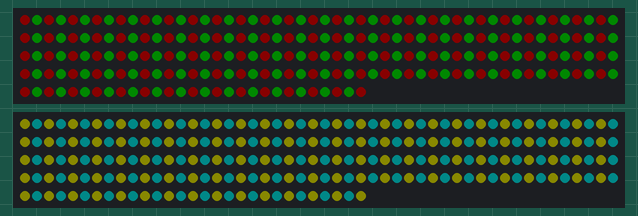
Recording of a sketch running on a simulated Arduino Uno, built with avr-gcc and run on an emulated ATmega328P. On the bench: 2 × 229 RGB LEDs in strip order, left to right, continuing on the next row. Dim RGB values are drawn brighter than linear.

Above: at 0.1 s.

The sketch:

doubleLEDtest.ino
```cpp
#include <Adafruit_NeoPixel.h>
#define PININIT        10
#define NUMPIXELS      229
#define BRIGHTNESS     10
#define SIGNAL 2

//Adafruit_NeoPixel pp[SIGNAL];
Adafruit_NeoPixel p1=Adafruit_NeoPixel(NUMPIXELS, PININIT, NEO_GRB + NEO_KHZ800);
Adafruit_NeoPixel p2=Adafruit_NeoPixel(NUMPIXELS, PININIT+1, NEO_GRB + NEO_KHZ800);


int loopCount=0;

void setup() {
  // put your setup code here, to run once:
  Serial.begin(9600);
  p1.begin();
  p2.begin();

  p1.setBrightness(BRIGHTNESS);
  p2.setBrightness(BRIGHTNESS);

  for(int i=0;i<NUMPIXELS;i++){
    p1.setPixelColor(i, p1.Color(0,0,0));
    p2.setPixelColor(i, p2.Color(0,0,0));
  }
  p1.show();
  p2.show();
  /*
  p.begin();
  for(int i=0;i<NUMPIXELS;i++){
    p.setPixelColor(i, p.Color(0,0,0));
  }
  p.show();
  p.setBrightness(BRIGHTNESS);
  */
}

void loop() {
  // put your main code here, to run repeatedly:
  /*
  for(int i=0;i<NUMPIXELS;i++){
    p.setPixelColor(i, p.Color(255,0,0));
  }
  p.show();
  */
  for(int j=1;j<=SIGNAL;j++){
    for(int i=0;i<NUMPIXELS;i++){
      if(j==1){
        if(i%2==0){
          whcich(j,i,255,0,0);
        }else{
          whcich(j,i,0,255,0);
        }
      }else{
        if(i%2==0){
          whcich(j,i,255,255,0);
        }else{
          whcich(j,i,0,255,255);
        }
      }
    }
  }
  all_show();
  loopCount++;
}
```

switch.ino
```cpp
void whcich(int p_num, int n, int r, int g, int b){
  switch(p_num){
    case 1:
      p1.setPixelColor(n, p1.Color(r,g,b));
      break;
    case 2:
      p2.setPixelColor(n, p2.Color(r,g,b));
  }
}

void all_show(){
  p1.show();
  p2.show();
}
```
